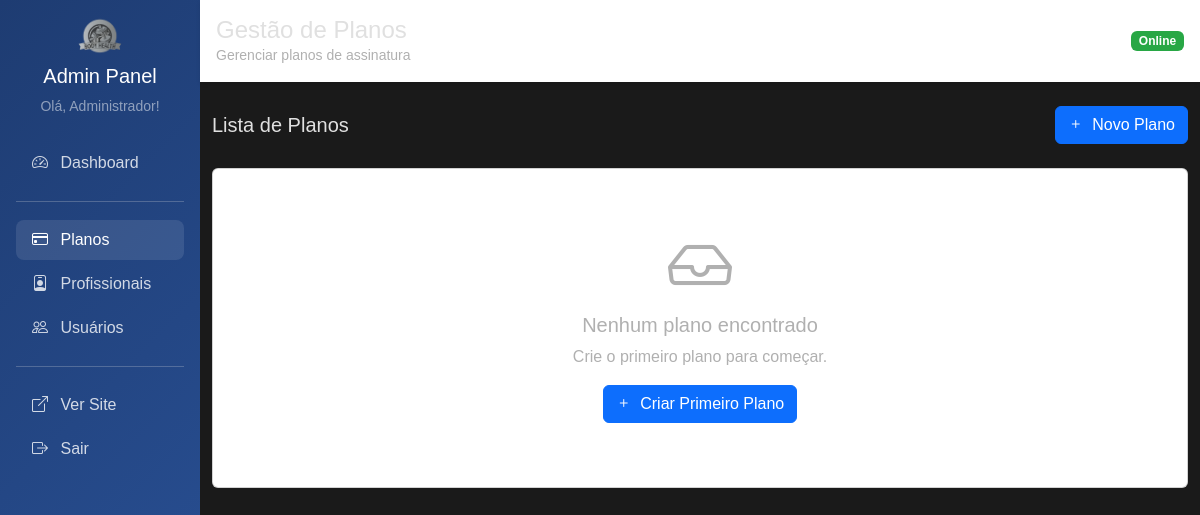
Before: /admin/planos (signed in) with the older database file.
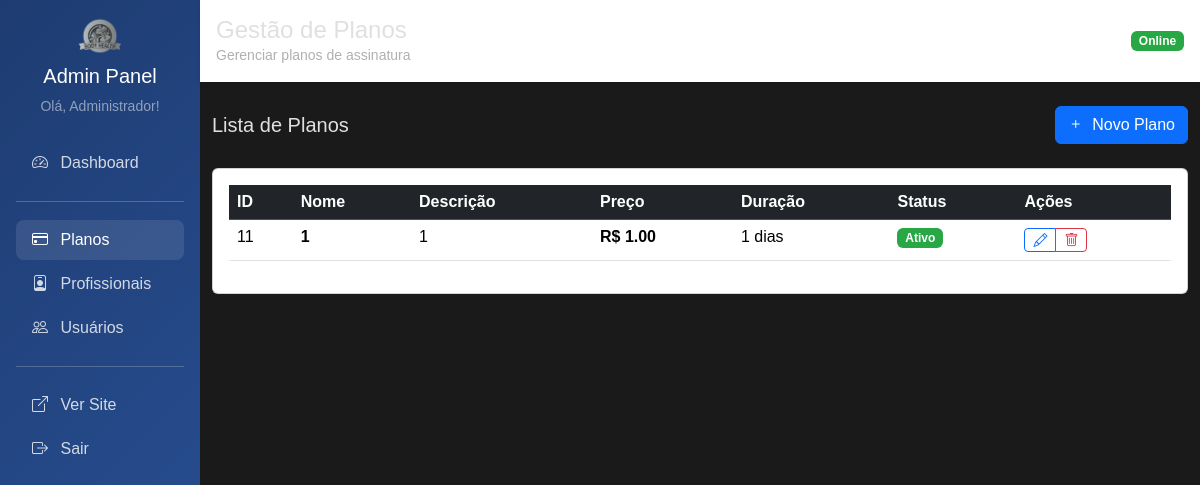
After: the same page with the newer database file.
### tables this page shows
CREATE TABLE plano (
    id INTEGER PRIMARY KEY AUTOINCREMENT,
    nome TEXT NOT NULL,
    descricao TEXT,
    preco REAL NOT NULL,
    duracao_dias INTEGER NOT NULL,
    ativo INTEGER DEFAULT 1,
    data_criacao TIMESTAMP DEFAULT CURRENT_TIMESTAMP
);

### main.py (the view)
@app.get("/admin/planos")
@requer_autenticacao(['admin'])
async def admin_planos_listar(request: Request, usuario_logado: dict = Depends(obter_usuario_logado)):
    planos = plano_repo.obter_todos()
    return templates.TemplateResponse("admin/planos/listar.html", {
        "request": request,
        "usuario": usuario_logado,
        "planos": planos
    })

### templates/admin/planos/listar.html (shortened to what this page needs)
{% extends "admin/base_admin.html" %}
{% block titulo %}Gestão de Planos{% endblock %}
{% block subtitulo %}Gerenciar planos de assinatura{% endblock %}
{% block content %}
<div class="d-flex justify-content-between align-items-center mb-4">
    <h5 class="mb-0">Lista de Planos</h5>
    <a href="/admin/planos/novo" class="btn btn-primary">
        <i class="bi bi-plus me-1"></i> Novo Plano
    </a>
</div>
<div class="card">
    <div class="card-body">
        {% if planos %}
        <div class="table-responsive">
            <table class="table table-hover">
                <thead class="table-dark">
                    <tr>
                        <th>ID</th>
                        <th>Nome</th>
                        <th>Descrição</th>
                        <th>Preço</th>
                        <th>Duração</th>
                        <th>Status</th>
                        <th>Ações</th>
                    </tr>
                </thead>
                <tbody>
                    {% for plano in planos %}
                    <tr>
                        <td>{{ plano.id }}</td>
                        <td><strong>{{ plano.nome }}</strong></td>
                        <td>{{ plano.descricao[:50] }}{% if plano.descricao|length > 50 %}...{% endif %}</td>
                        <td>
                            {% if plano.preco == 0 %}
                                <span class="badge bg-success">Gratuito</span>
                            {% else %}
                                <strong>R$ {{ "%.2f"|format(plano.preco) }}</strong>
                            {% endif %}
                        </td>
                        <td>{{ plano.duracao_dias }} dias</td>
                        <td>
                            {% if plano.ativo %}
                                <span class="badge bg-success">Ativo</span>
                            {% else %}
                                <span class="badge bg-secondary">Inativo</span>
                            {% endif %}
                        </td>
                        <td>
                            <div class="btn-group btn-group-sm">
                                <a href="/admin/planos/editar/{{ plano.id }}" class="btn btn-outline-primary">
                                    <i class="bi bi-pencil"></i>
                                </a>
                                <button type="button" class="btn btn-outline-danger"
                                    onclick="confirmarExclusao({{ plano.id }}, '{{ plano.nome }}')">
                                    <i class="bi bi-trash"></i>
                                </button>
                            </div>
                        </td>
                    </tr>
                    {% endfor %}
                </tbody>
            </table>
        </div>
        {% else %}
        <div class="text-center py-5">
            <i class="bi bi-inbox text-muted" style="font-size: 4rem;"></i>
            <h5 class="mt-3 text-muted">Nenhum plano encontrado</h5>
            <p class="text-muted">Crie o primeiro plano para começar.</p>
            <a href="/admin/planos/novo" class="btn btn-primary">
                <i class="bi bi-plus me-1"></i> Criar Primeiro Plano
            </a>
        </div>
        {% endif %}
    </div>
</div>
<div class="position-fixed top-0 end-0 p-3" style="z-index: 1055">
</div>
{% endblock %}

Changed rows visible on the page:
added plano: id "11", nome "1", descricao "1", preco "1.00", duracao_dias "1", ativo "Ativo"
Other visible differences:
text no longer shown: "Nenhum plano encontrado Crie o primeiro plano para começar. Criar Primeiro Plano"
text now shown: "ID Nome Descrição Preço Duração Status Ações"
